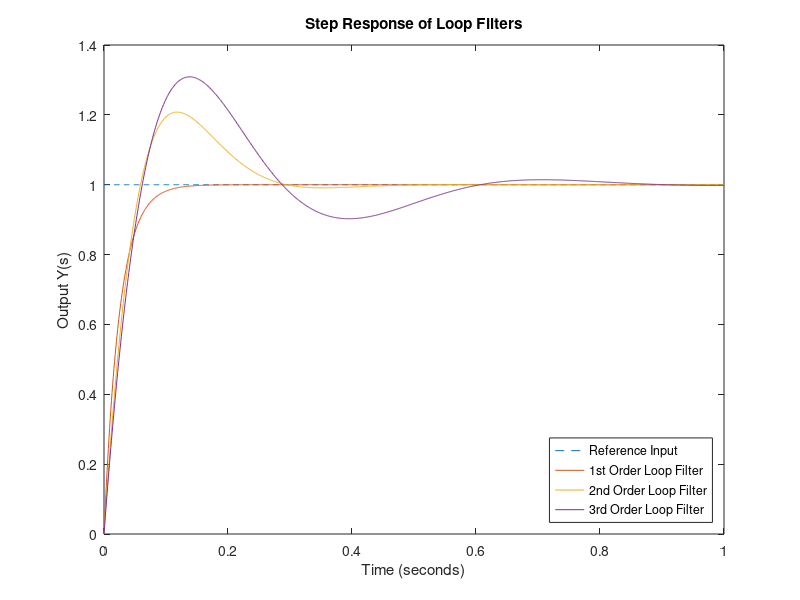
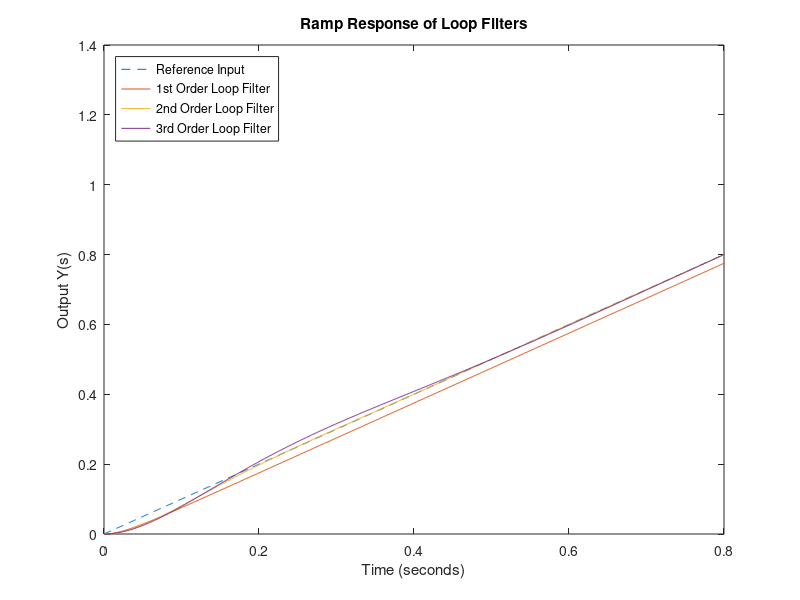
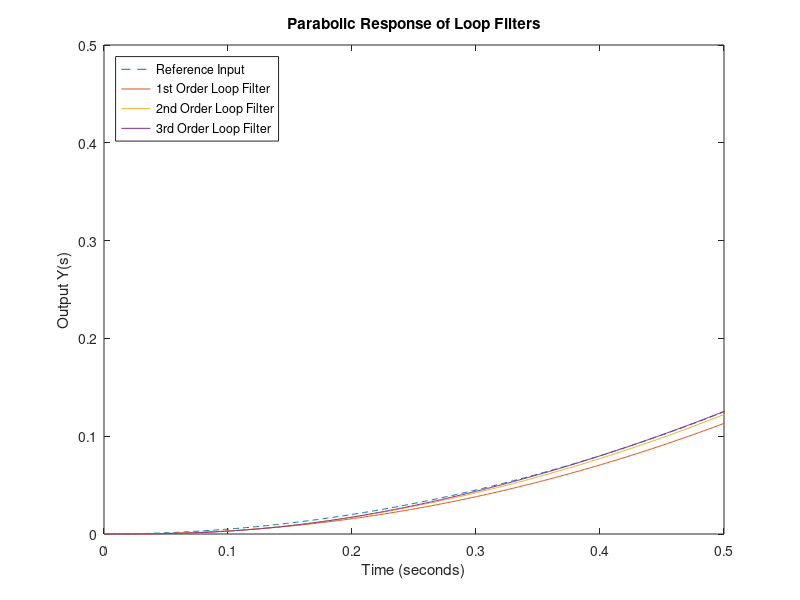
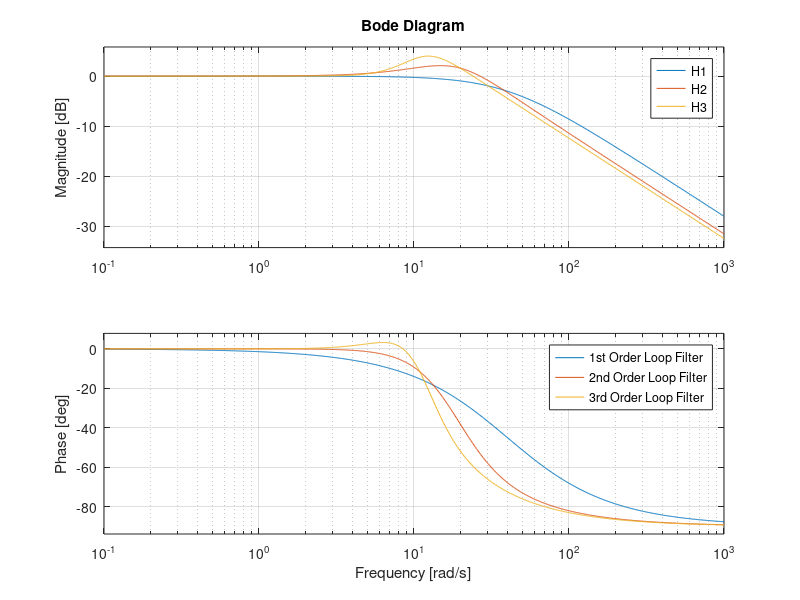

Here is the MATLAB script that generated these plots, in order:
close all; clear all; clc;
%% b)
Bn = 10;    % Hz

% 1st Order
k1 = 4*Bn;
H1 = tf(k1,[1 k1]);
% 2nd Order
k2 = 8/3*Bn;
a2 = k2/2;
H2 = tf([k2 a2*k2],[1 k2 k2*a2]);
% 3rd Order
a3 = 1.2*Bn;
b3 = a3^2/2;
k3 = 2*a3;
H3 = tf([k3 k3*a3 k3*b3],[1 k3 k3*a3 k3*b3]);

%% c)
t = linspace(0,1,1000);
ustep = ones(length(t),1);
slope = 1;
uramp = slope*t;
uquad = 1/2*slope*t.^2;
% 1st Order
y1step = lsim(H1,ustep,t);
y1ramp = lsim(H1,uramp,t);
y1quad = lsim(H1,uquad,t);


% 2nd Order
y2step = lsim(H2,ustep,t);
y2ramp = lsim(H2,uramp,t);
y2quad = lsim(H2,uquad,t);


% 3rd Order
y3step = lsim(H3,ustep,t);
y3ramp = lsim(H3,uramp,t);
y3quad = lsim(H3,uquad,t);

% Compare Results
figure(1)
plot(t,ustep,'--',t,y1step,t,y2step,t,y3step);
ylabel('Output Y(s)');
xlabel('Time (seconds)');
legend('Reference Input','1st Order Loop Filter','2nd Order Loop Filter','3rd Order Loop Filter','Location','southeast')
title('Step Response of Loop Filters')
figure(2)
plot(t,uramp,'--',t,y1ramp,t,y2ramp,t,y3ramp);
ylabel('Output Y(s)');
xlabel('Time (seconds)');
legend('Reference Input','1st Order Loop Filter','2nd Order Loop Filter','3rd Order Loop Filter','Location','northwest')
title('Ramp Response of Loop Filters')
xlim([0 0.8])
figure(3)
plot(t,uquad,'--',t,y1quad,t,y2quad,t,y3quad);
ylabel('Output Y(s)');
xlabel('Time (seconds)');
legend('Reference Input','1st Order Loop Filter','2nd Order Loop Filter','3rd Order Loop Filter','Location','northwest')
title('Parabolic Response of Loop Filters')
xlim([0 0.5])
%% d)
disp(['Ramp input Steady State Error for 1st order loop filter:', num2str(abs(y1ramp(872)-uramp(872)))])
disp(['Parabolic input Steady State Error for 2nd order loop filter:', num2str(abs(y2quad(900)-uquad(900)))])

%% e)
figure(4)
bode(H1,H2,H3)
hold on,
legend('1st Order Loop Filter','2nd Order Loop Filter','3rd Order Loop Filter')
